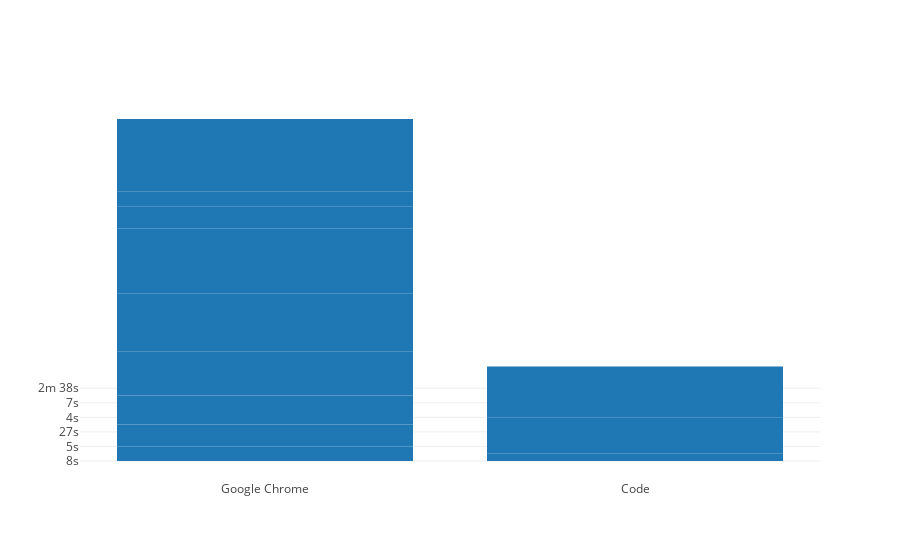

Notebook cell for this chart:
### Code cell
import plotly 
# from plotly.offline import download_plotlyjs, init_notebook_mode, plot, iplot
import plotly.offline as offline
import  plotly.graph_objs as go
offline.init_notebook_mode(connected=True)


trace1 = go.Bar(
x = keys.Process,
y= keys.keysPressed,
name = 'keys')


trace3 = go.Bar(
x = keys.Process,
y= keys.Duration,
name = 'duration')

trace2 = go.Bar(
x = clicks.Process,
y= clicks.mouseMovements,
name = 'clicks')

data = [ trace3]

layout = go.Layout(barmode='bar')
fig = go.Figure(data=data, layout = layout)
offline.iplot(fig, filename='style-bar')

### Figure 1 — Plotly figure (JSON) as saved in the notebook; plotly's stock layout.template omitted (floating-point values rounded to 4 significant figures)
{"data": [{"name": "duration", "type": "bar", "x": ["Google Chrome", "Code", "Google Chrome", "Google Chrome", "Google Chrome", "Code", "Google Chrome", "Code", "Google Chrome", "Google Chrome", "Google Chrome", "Google Chrome", "Google Chrome"], "y": ["8s", "31s", "5s", "1s", "27s", "18s", "4s", "6s", "7s", "0s", "1s", "5s", "2m 38s"]}], "layout": {"barmode": "bar"}}
